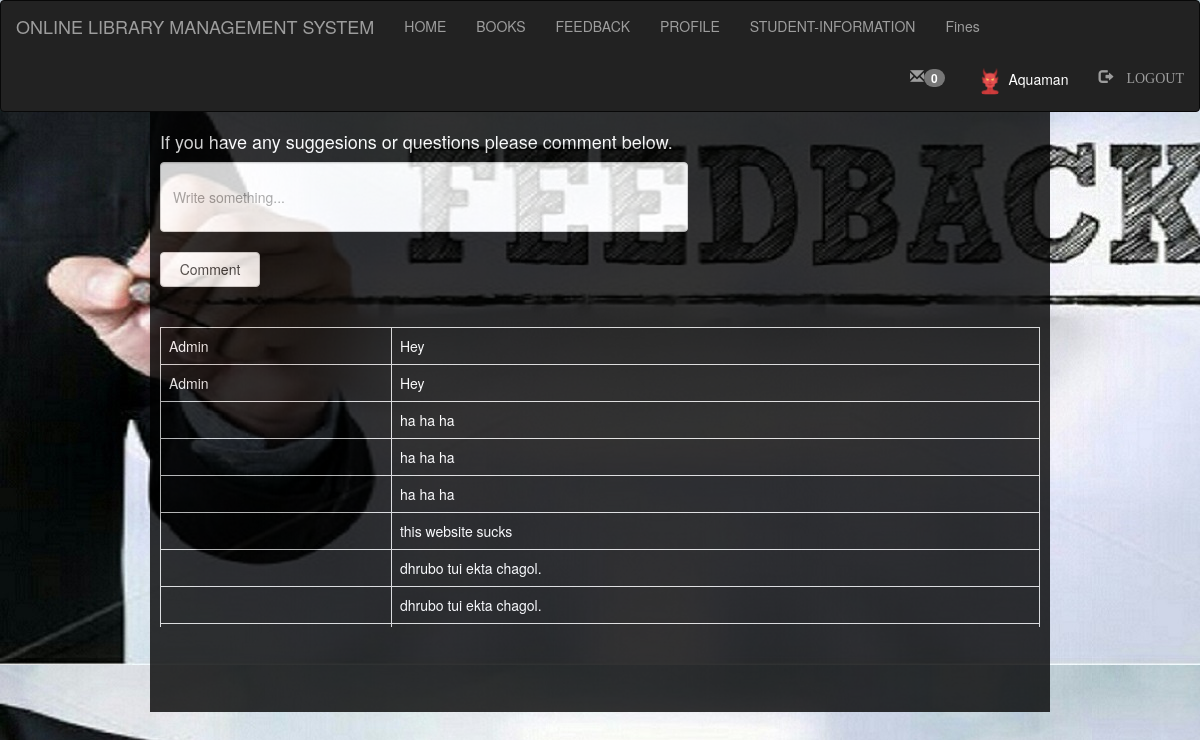
The app's page /library/admin/feedback.php (signed in) with its own data.
### tables this page shows
CREATE TABLE `cmnts` (
  `id` int(100) NOT NULL,
  `comment` varchar(300) NOT NULL,
  `username` varchar(100) NOT NULL
);

### library/admin/feedback.php (the view, shortened to what this page needs)
<?php
  include "navbar.php";
  include "connection.php";
?>
<!DOCTYPE html>
<html>
<head>
	<link rel="stylesheet" type="text/css" href="style.css">
    <link rel="stylesheet" href="https://maxcdn.bootstrapcdn.com/bootstrap/3.3.7/css/bootstrap.min.css">
</head>
<body>
	<div class="wrapper">
		<h4>If you have any suggesions or questions please comment below.</h4>
		<form style="color:aliceblue" action="" method="post">
			<input class="form-control" type="text" name="comment" placeholder="Write something..."><br>
			<input class="btn btn-default" type="submit" name="submit" value="Comment" style="width: 100px; height: 35px;">
		</form>
<br><br>
	<div class="scroll">
		<?php
			if(isset($_POST['submit']))
			{
				$sql="INSERT INTO `cmnts` VALUES('','$_POST[comment]','Admin');";
				if(mysqli_query($db,$sql))
				{
					$q="SELECT * FROM `cmnts` ORDER BY `cmnts`.`id` DESC";
					$res=mysqli_query($db,$q);
					echo "<table class='table table-bordered'>";
					while ($row=mysqli_fetch_assoc($res))
					{
						echo "<tr>";
						echo "<td>"; echo $row['username']; echo "</td>";
							echo "<td>"; echo $row['comment']; echo "</td>";
						echo "</tr>";
					}
					echo "</table>";
				}
			}
			else
			{
				$q="SELECT * FROM `cmnts` ORDER BY `cmnts`.`id` DESC";
					$res=mysqli_query($db,$q);
					echo "<table class='table table-bordered'>";
					while ($row=mysqli_fetch_assoc($res))
					{
						echo "<tr>";
						echo "<td>"; echo $row['username']; echo "</td>";
							echo "<td>"; echo $row['comment']; echo "</td>";
						echo "</tr>";
					}
					echo "</table>";
			}
		?>
	</div>
	</div>
</body>
</html>

### library/admin/style.css (style rules this page uses)
html,body,div,span,object,iframe, h1,h2,h3,h4,h5,h6,p,blockquote,pre, abbr,address,cite,code, del,dfn,em,img,ins,kbd,q,samp, small,strong,sub,sup,var, b,i, dl,dt,dd,ol,ul,li, fieldset,form,label,legend, table,caption,tbody,tfoot,thead,tr,th,td, article,aside,canvas,details,figcaption,figure, footer,header,hgroup,menu,nav,section,summary, time,mark,audio,video { margin: 0; padding: 0; border: 0; outline: 0; font-size: 100%; vertical-align: baseline; background: transparent; }
body { line-height: 1; }
table { border-collapse: collapse ; border-spacing:0 ; }
input,select { vertical-align: middle; }
.wrapper { height: 710px; width: 1535px; }
input { height: 25px; width: 300px; }

### library/admin/feedback.php (style rules this page uses)
body { background-image: url("images/66.jpg"); }
.wrapper { padding: 10px; margin: -20px auto; width:900px; height: 600px; background-color: black; opacity: .8; color: white; }
.form-control { height: 70px; width: 60%; }
.scroll { width: 100%; height: 300px; overflow: auto; }

### records on screen
cmnts: username "Admin", comment "Hey"
cmnts: username "Admin", comment "Hey"
cmnts: comment "ha ha ha"
cmnts: comment "ha ha ha"
cmnts: comment "ha ha ha"
cmnts: comment "this website sucks"
cmnts: comment "dhrubo tui ekta chagol."
cmnts: comment "dhrubo tui ekta chagol."

### other values on screen
$c['total'] "0"
$_SESSION['login_user'] "Aquaman"
